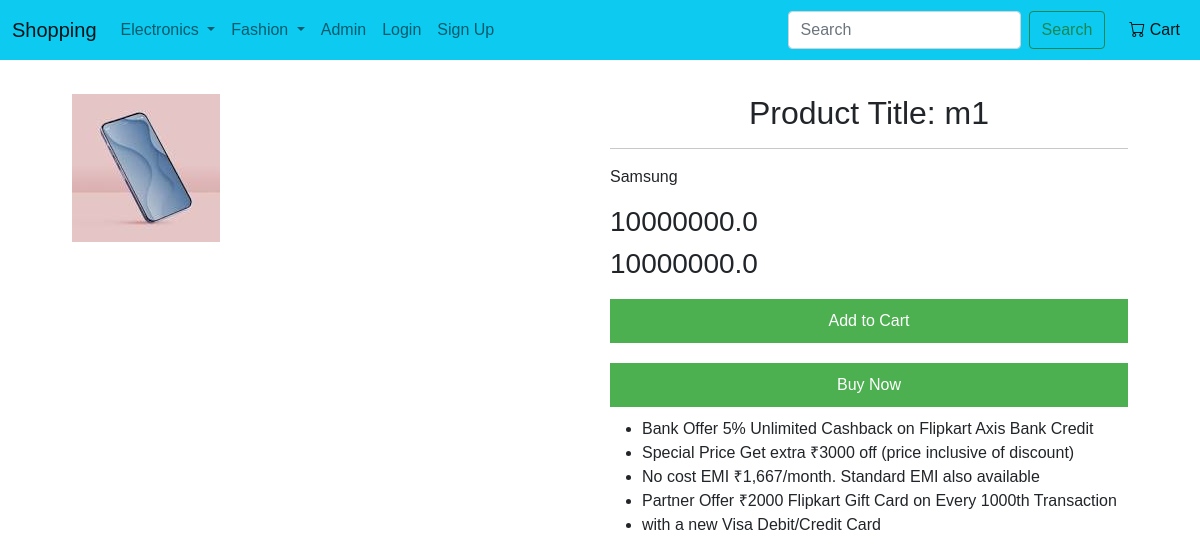
Screenshot of /product_details/2 with the database file from the repository.
### shopapp/models.py (models this page shows, shortened)
class Product(models.Model):
    title=models.CharField(max_length=100)
    selling_price=models.FloatField()
    discounted_price=models.FloatField()
    description=models.TextField()
    brand=models.CharField(max_length=100)
    category=models.CharField(choices=CATEGORY_CHOICES,max_length=2)
    product_image=models.ImageField(upload_to='productimg')

### shopapp/views.py (the view)
# urls.py: path("product_details/<int:pk>",views.product_details.as_view(),name="product_details"),
class product_details(View):
    def get(self,request,pk):
        product=Product.objects.get(pk=pk)
        return render(request,"shop/product_details.html",{'product':product})

### shopapp/templates/shop/product_details.html (shortened to what this page needs)
{% extends 'shop/base.html' %}
{% load static %}
{% block content %}
<div class="p1">
    <div class="p2">
        <img src="{{product.product_image.url}}" alt="" class="p-img">
    </div>
    <div class="p2">
        <h2>Product Title: {{product.title}}</h2>
        <hr>
        <div>
            <p>{{product.brand}}</p>
        </div>
        <div>
            <h3>{{product.selling_price}}</h3>
            <h3>{{product.discounted_price}}</h3>
        </div>
        <div>
            <form action="/add-to-cart">
                <button type="submit" class="cbtn">Add to Cart</button>
            </form>
            <button class="cbtn">Buy Now</button>
        </div>
        <div>
            <ul>
                <li>Bank Offer 5% Unlimited Cashback on Flipkart Axis Bank Credit</li>
                <li>Special Price Get extra ₹3000 off (price inclusive of discount)</li>
                <li>No cost EMI ₹1,667/month. Standard EMI also available</li>
                <li>Partner Offer ₹2000 Flipkart Gift Card on Every 1000th Transaction </li>
                <li>with a new Visa Debit/Credit Card</li>
            </ul>
        </div>
    </div>
</div>
{% endblock content %}

### shopapp/static/css/style.css (style rules this page uses)
* { margin: 0; font-family: Arial; border: border-box; }
h2 { text-align: center; }
.p1 { display: flex; flex-direction: row; flex-wrap: wrap; justify-content: center; margin: 20px; }
.p2 { flex: 1 1 300px; padding: 10px; box-sizing: border-box; }
.p-img { max-width: 100%; height: auto; }
.cbtn { width: 100%; margin: 10px 0; }
.cbtn { padding: 10px; background-color: #4CAF50; color: white; border: none; cursor: pointer; }

### rows the page displays
Product: product_image (picture), title "m1", brand "Samsung", selling_price "10000000.0", discounted_price "10000000.0"
